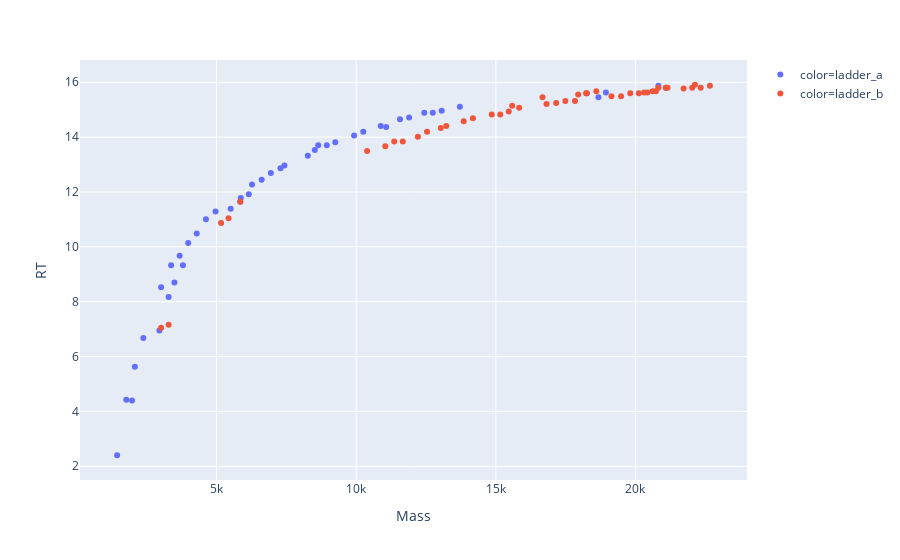

The cell this chart's notebook holds for it:
### Code cell
full_mass = 24087.24 #24189.23 #24245.225 #24941.525 #24252.315242 #24581.374101 
df_3p_24087, df_5p_24087 = computational_data_seperation(df_3p, df_5p, full_mass, ignore_endpoints=True)
plotly_zones(df_5p_24087, df_3p_24087)
df_24087 = pd.concat([df_3p_24087, df_5p_24087]).drop_duplicates()
df_24087.shape
